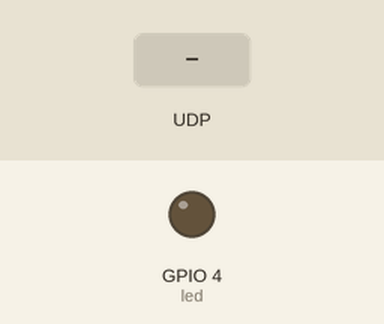
Recording of a program running on a simulated ESP32 board running MicroPython. Shown: output pins drawn as LEDs (lit = HIGH). The inputs (shaded band) are chosen by the test bench. WiFi joins after 1.5 s; what the program prints to the serial console is not drawn.

Above: at 2.7 s.
2.8 s: UDP packet "3" arrives
4.3 s: UDP packet "3" arrives
At 5.4 s:
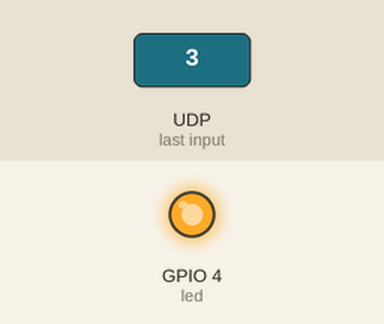
5.8 s: UDP packet "4" arrives
At 6.6 s:
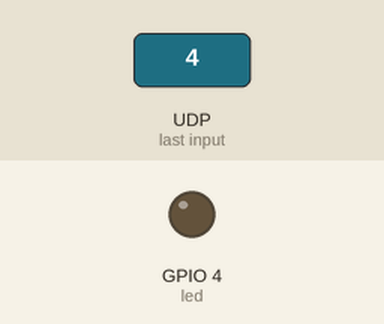
Timing chart, 0 to 8.8 s (numbered marks = the images above; inputs shaded):
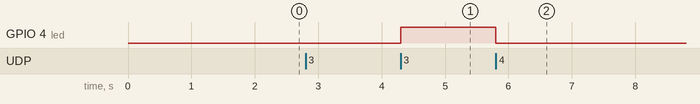

Measured:
- after the input at 2.8 s, every drawn part: stays the same
- after the input at 4.3 s, GPIO 4 (led): LOW → HIGH at once
- after the input at 5.8 s, GPIO 4 (led): HIGH → LOW at once

The program:

ESP2_.py
```python
import socket
import network
import time
from machine import Pin

led = Pin(4,Pin.OUT)


#连接wifi
wlan = network.WLAN(network.STA_IF)
wlan.active(True)
if not wlan.isconnected():
    print('connecting to network...')
    #wlan.connect('CKTN', '18900744765')#办公室局域网
    wlan.connect('xiao', '12345678')#手机热点

    while not wlan.isconnected():
        pass
print('网络配置:', wlan.ifconfig())

s = socket.socket(socket.AF_INET,socket.SOCK_DGRAM,0)
s.bind((wlan.ifconfig()[0],9090))# 连接wifi后将获取到的ip地址进行绑定
data,IP = s.recvfrom(1024) #接收客户端消息和IP地址
print(data,IP)

while True:
    data,IP = s.recvfrom(1024)
    print(data)
    if data == b'3':
        led.value(1)
    elif data == b'4':
        led.value(0)
```
